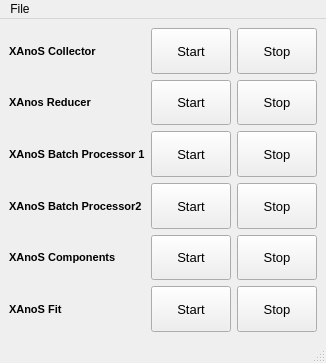
<?xml version="1.0" encoding="UTF-8"?>
<ui version="4.0">
 <class>MainWindow</class>
 <widget class="QMainWindow" name="MainWindow">
  <property name="geometry">
   <rect>
    <x>0</x>
    <y>0</y>
    <width>320</width>
    <height>363</height>
   </rect>
  </property>
  <property name="sizePolicy">
   <sizepolicy hsizetype="Fixed" vsizetype="Fixed">
    <horstretch>0</horstretch>
    <verstretch>0</verstretch>
   </sizepolicy>
  </property>
  <property name="windowTitle">
   <string>XAnoS</string>
  </property>
  <widget class="QWidget" name="centralwidget">
   <layout class="QGridLayout" name="gridLayout">
    <item row="0" column="0">
     <widget class="QLabel" name="Data_Collector_Server_Label">
      <property name="font">
       <font>
        <pointsize>8</pointsize>
        <weight>75</weight>
        <bold>true</bold>
       </font>
      </property>
      <property name="text">
       <string>XAnoS Collector</string>
      </property>
     </widget>
    </item>
    <item row="0" column="1">
     <widget class="QPushButton" name="Start_Data_Collector_Server_PushButton">
      <property name="sizePolicy">
       <sizepolicy hsizetype="Expanding" vsizetype="Expanding">
        <horstretch>0</horstretch>
        <verstretch>0</verstretch>
       </sizepolicy>
      </property>
      <property name="font">
       <font>
        <pointsize>10</pointsize>
       </font>
      </property>
      <property name="text">
       <string>Start</string>
      </property>
     </widget>
    </item>
    <item row="0" column="2">
     <widget class="QPushButton" name="Stop_Data_Collector_Server_PushButton">
      <property name="sizePolicy">
       <sizepolicy hsizetype="Expanding" vsizetype="Expanding">
        <horstretch>0</horstretch>
        <verstretch>0</verstretch>
       </sizepolicy>
      </property>
      <property name="font">
       <font>
        <pointsize>10</pointsize>
       </font>
      </property>
      <property name="text">
       <string>Stop</string>
      </property>
     </widget>
    </item>
    <item row="1" column="0">
     <widget class="QLabel" name="Data_Reduction_Client_Label">
      <property name="font">
       <font>
        <pointsize>8</pointsize>
        <weight>75</weight>
        <bold>true</bold>
       </font>
      </property>
      <property name="text">
       <string>XAnos Reducer</string>
      </property>
     </widget>
    </item>
    <item row="1" column="1">
     <widget class="QPushButton" name="Start_Data_Reduction_Client_PushButton">
      <property name="sizePolicy">
       <sizepolicy hsizetype="Expanding" vsizetype="Expanding">
        <horstretch>0</horstretch>
        <verstretch>0</verstretch>
       </sizepolicy>
      </property>
      <property name="font">
       <font>
        <pointsize>10</pointsize>
       </font>
      </property>
      <property name="text">
       <string>Start</string>
      </property>
     </widget>
    </item>
    <item row="1" column="2">
     <widget class="QPushButton" name="Stop_Data_Reduction_Client_PushButton">
      <property name="sizePolicy">
       <sizepolicy hsizetype="Expanding" vsizetype="Expanding">
        <horstretch>0</horstretch>
        <verstretch>0</verstretch>
       </sizepolicy>
      </property>
      <property name="font">
       <font>
        <pointsize>10</pointsize>
       </font>
      </property>
      <property name="text">
       <string>Stop</string>
      </property>
     </widget>
    </item>
    <item row="2" column="0">
     <widget class="QLabel" name="Xanos_Batch_Processor_1_Label">
      <property name="font">
       <font>
        <pointsize>8</pointsize>
        <weight>75</weight>
        <bold>true</bold>
       </font>
      </property>
      <property name="text">
       <string>XAnoS Batch Processor 1</string>
      </property>
     </widget>
    </item>
    <item row="2" column="1">
     <widget class="QPushButton" name="Start_ASAXS_Batch_Processor_1_PushButton">
      <property name="sizePolicy">
       <sizepolicy hsizetype="Expanding" vsizetype="Expanding">
        <horstretch>0</horstretch>
        <verstretch>0</verstretch>
       </sizepolicy>
      </property>
      <property name="font">
       <font>
        <pointsize>10</pointsize>
       </font>
      </property>
      <property name="text">
       <string>Start</string>
      </property>
     </widget>
    </item>
    <item row="2" column="2">
     <widget class="QPushButton" name="Stop_ASAXS_Batch_Processor_1_PushButton">
      <property name="sizePolicy">
       <sizepolicy hsizetype="Expanding" vsizetype="Expanding">
        <horstretch>0</horstretch>
        <verstretch>0</verstretch>
       </sizepolicy>
      </property>
      <property name="font">
       <font>
        <pointsize>10</pointsize>
       </font>
      </property>
      <property name="text">
       <string>Stop</string>
      </property>
     </widget>
    </item>
    <item row="3" column="0">
     <widget class="QLabel" name="Xanos_Batch_Processor_2_Label">
      <property name="font">
       <font>
        <pointsize>8</pointsize>
        <weight>75</weight>
        <bold>true</bold>
       </font>
      </property>
      <property name="text">
       <string>XAnoS Batch Processor2</string>
      </property>
     </widget>
    </item>
    <item row="3" column="1">
     <widget class="QPushButton" name="Start_ASAXS_Batch_Processor_2_PushButton">
      <property name="sizePolicy">
       <sizepolicy hsizetype="Expanding" vsizetype="Expanding">
        <horstretch>0</horstretch>
        <verstretch>0</verstretch>
       </sizepolicy>
      </property>
      <property name="font">
       <font>
        <pointsize>10</pointsize>
       </font>
      </property>
      <property name="text">
       <string>Start</string>
      </property>
     </widget>
    </item>
    <item row="3" column="2">
     <widget class="QPushButton" name="Stop_ASAXS_Batch_Processor_2_PushButton">
      <property name="sizePolicy">
       <sizepolicy hsizetype="Expanding" vsizetype="Expanding">
        <horstretch>0</horstretch>
        <verstretch>0</verstretch>
       </sizepolicy>
      </property>
      <property name="font">
       <font>
        <pointsize>10</pointsize>
       </font>
      </property>
      <property name="text">
       <string>Stop</string>
      </property>
     </widget>
    </item>
    <item row="4" column="0">
     <widget class="QLabel" name="ASAXS_Comp_Reducer_Label">
      <property name="font">
       <font>
        <pointsize>8</pointsize>
        <weight>75</weight>
        <bold>true</bold>
       </font>
      </property>
      <property name="text">
       <string>XAnoS Components</string>
      </property>
     </widget>
    </item>
    <item row="4" column="1">
     <widget class="QPushButton" name="Start_ASAXS_Reducer_PushButton">
      <property name="sizePolicy">
       <sizepolicy hsizetype="Expanding" vsizetype="Expanding">
        <horstretch>0</horstretch>
        <verstretch>0</verstretch>
       </sizepolicy>
      </property>
      <property name="font">
       <font>
        <pointsize>10</pointsize>
       </font>
      </property>
      <property name="autoFillBackground">
       <bool>false</bool>
      </property>
      <property name="styleSheet">
       <string notr="true"/>
      </property>
      <property name="text">
       <string>Start</string>
      </property>
     </widget>
    </item>
    <item row="4" column="2">
     <widget class="QPushButton" name="Stop_ASAXS_Reducer_PushButton">
      <property name="sizePolicy">
       <sizepolicy hsizetype="Expanding" vsizetype="Expanding">
        <horstretch>0</horstretch>
        <verstretch>0</verstretch>
       </sizepolicy>
      </property>
      <property name="font">
       <font>
        <pointsize>10</pointsize>
       </font>
      </property>
      <property name="text">
       <string>Stop</string>
      </property>
     </widget>
    </item>
    <item row="5" column="0">
     <widget class="QLabel" name="DataFittingLabel">
      <property name="font">
       <font>
        <pointsize>8</pointsize>
        <weight>75</weight>
        <bold>true</bold>
       </font>
      </property>
      <property name="text">
       <string>XAnoS Fit</string>
      </property>
     </widget>
    </item>
    <item row="5" column="1">
     <widget class="QPushButton" name="Start_Data_Fitting_PushButton">
      <property name="sizePolicy">
       <sizepolicy hsizetype="Expanding" vsizetype="Expanding">
        <horstretch>0</horstretch>
        <verstretch>0</verstretch>
       </sizepolicy>
      </property>
      <property name="font">
       <font>
        <pointsize>10</pointsize>
       </font>
      </property>
      <property name="text">
       <string>Start</string>
      </property>
     </widget>
    </item>
    <item row="5" column="2">
     <widget class="QPushButton" name="Stop_Data_Fitting_PushButton">
      <property name="sizePolicy">
       <sizepolicy hsizetype="Expanding" vsizetype="Expanding">
        <horstretch>0</horstretch>
        <verstretch>0</verstretch>
       </sizepolicy>
      </property>
      <property name="font">
       <font>
        <pointsize>10</pointsize>
       </font>
      </property>
      <property name="text">
       <string>Stop</string>
      </property>
     </widget>
    </item>
   </layout>
  </widget>
  <widget class="QMenuBar" name="menubar">
   <property name="geometry">
    <rect>
     <x>0</x>
     <y>0</y>
     <width>320</width>
     <height>21</height>
    </rect>
   </property>
   <widget class="QMenu" name="menuFile">
    <property name="title">
     <string>File</string>
    </property>
    <addaction name="actionQuit"/>
   </widget>
   <addaction name="menuFile"/>
  </widget>
  <widget class="QStatusBar" name="statusbar"/>
  <action name="actionQuit">
   <property name="text">
    <string>Quit</string>
   </property>
  </action>
 </widget>
 <resources/>
 <connections/>
</ui>
